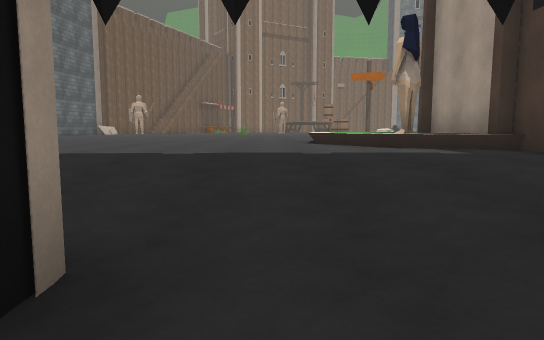
view 1 (above)

21 first-person views from a walk through a Unity game level. The camera is 1.2 m above the floor, tilts 6° down and sees 70° across. The floor is counted in squares, 2 m on a side. Each view is taken from the middle of a square. On the plan, view 1 faces up. The plan holds only what a view shows up to about 11 squares ahead; the rest is blank. The place goes on beyond the plan. The player character is not drawn. Surface patterns are stand-ins for the level's own textures.

view 2
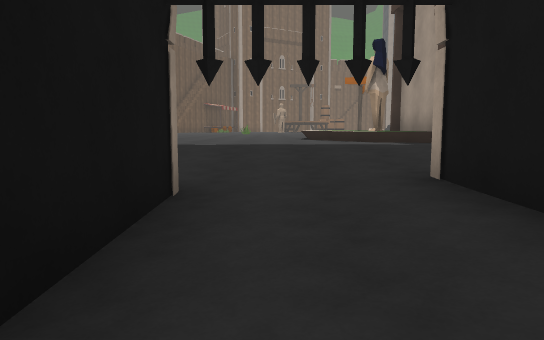

view 3
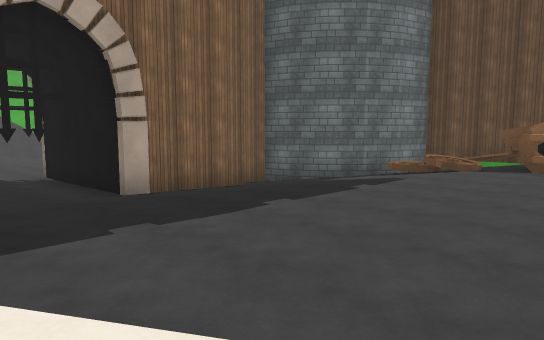

view 4
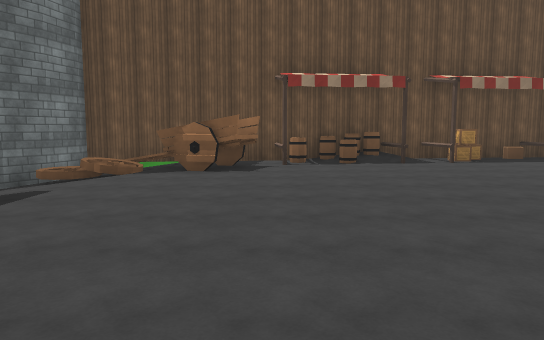

view 5
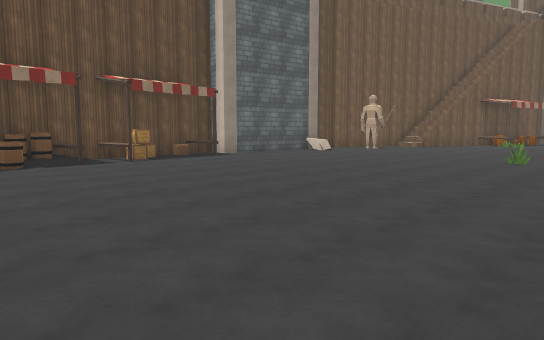

view 6
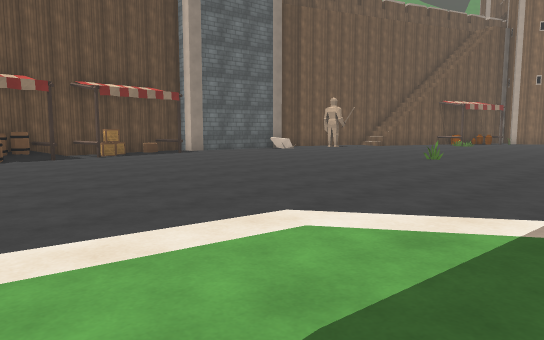

view 7
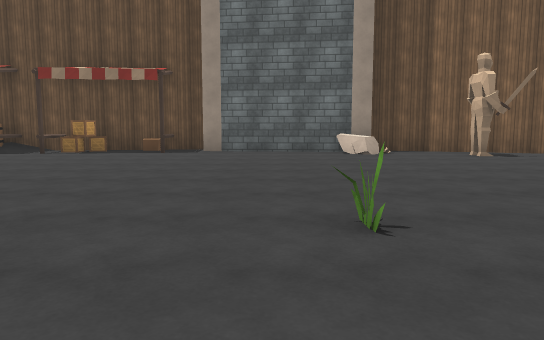

view 8
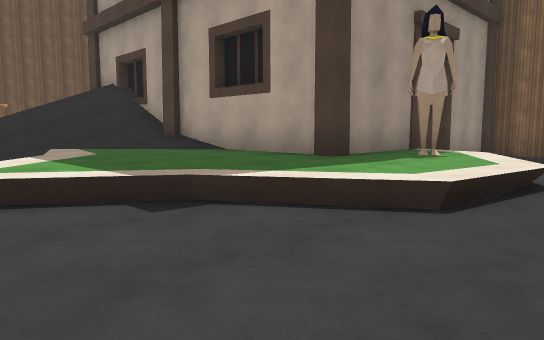

view 9
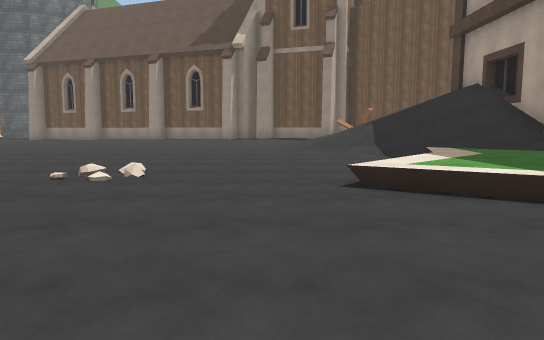

view 10
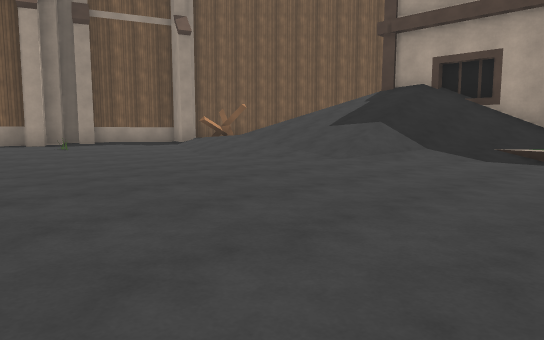

view 11
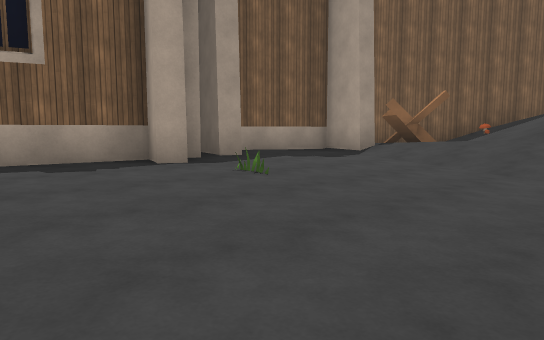

view 12
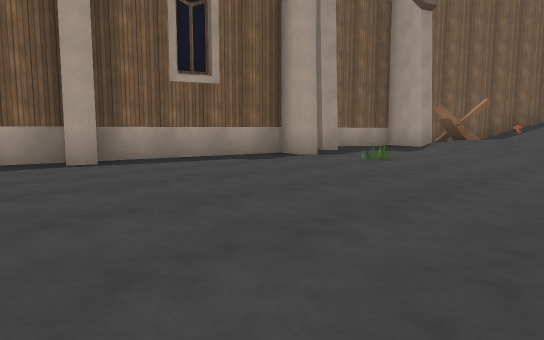

view 13
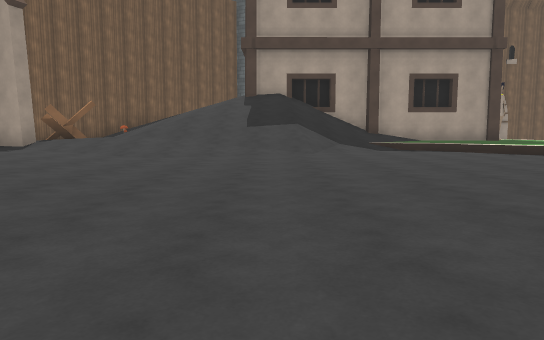

view 14
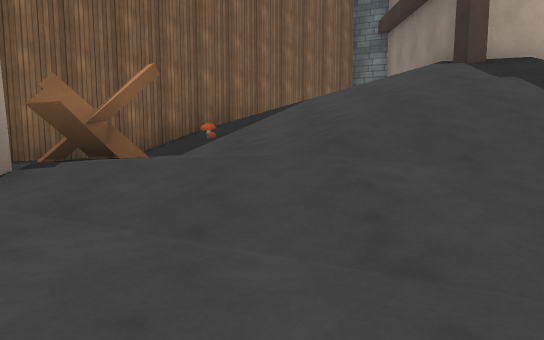

view 15
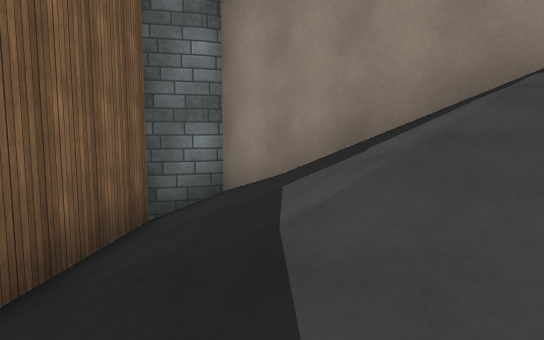

view 16
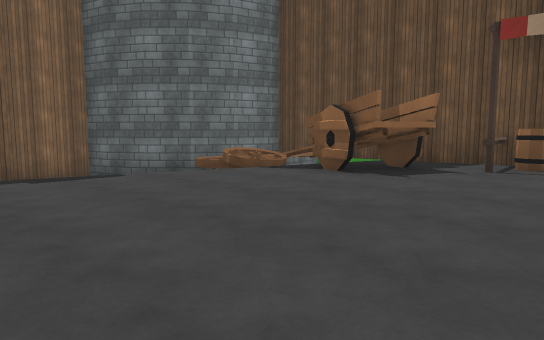

view 17
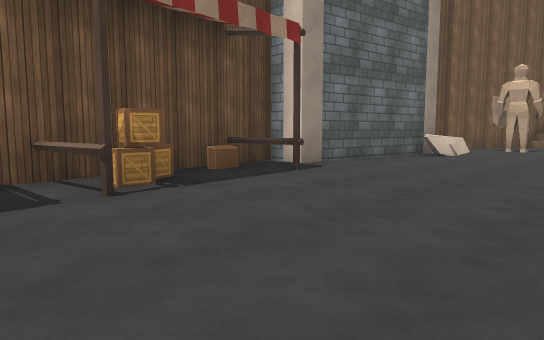

view 18
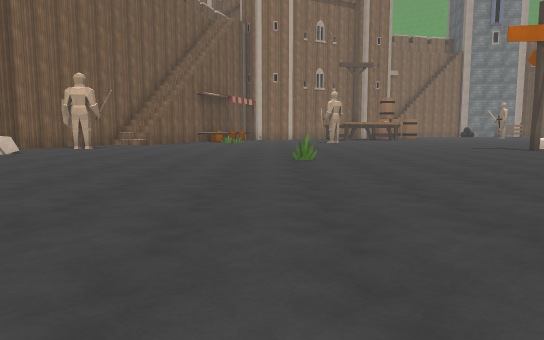

view 19
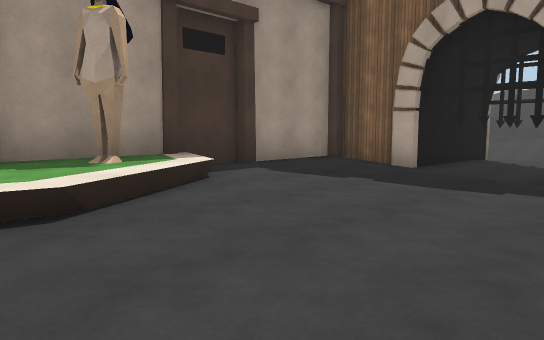

view 20
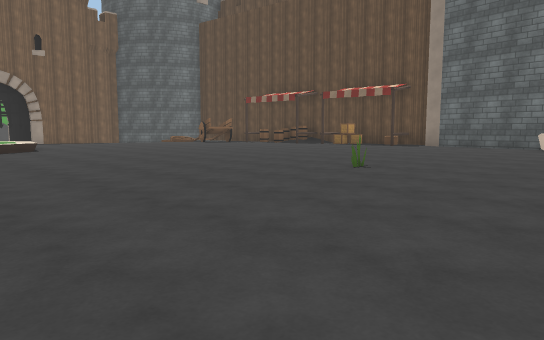

view 21
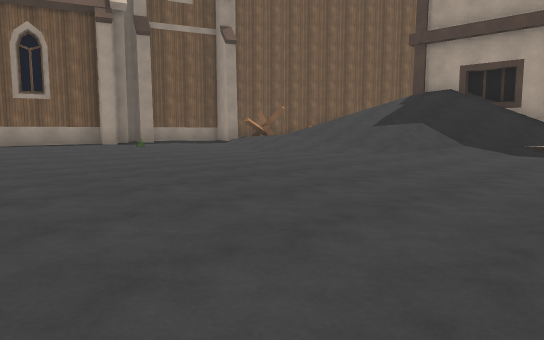

### Floor plan
Key: @ floor where view 1 was taken; # wall or solid block; . main floor; : floor 0.25 m higher than the main floor; - floor 0.25 m lower than the main floor; + floor 0.5 m higher than the main floor; _ floor 0.5 m lower than the main floor; * floor 0.75 m higher than the main floor; < floor 0.75 m lower than the main floor; % floor 1 m higher than the main floor; ( floor 1 m lower than the main floor; / step, stairs or slope; H house; W wheel; T tower; C chest; R crate; B barrel; A barricade; O other object.
Columns run from 11 left of view 1 to 21 right of it. Each row starts with its distance up from view 1.
 22  ##O............#     . .:::
 21  #O.................::...:::::::#
 20  ##O............ ...::...::::::##
 19   #.......O..... ...::...::::::#
 18   .................:::...::::::#
 17 ##.................::::...::::##
 16 #..................::::...::O##
 15  CO................::::...::::#
 14  #.................::::...::::##
 13  RR............/...::/:::::::::#
 12  #............/++/.::////***::##
 11  #B..........//+++/////////%A##
 10  #BB......../++++++*///////*AA#
  9  #B........./+++++*////////O*+#
  8  #OO......../++HHH###HH//////##
  7  ##OO........+H        /////##
  6   #OO......../+H       ////##
  5   #OW/.........H       ///##
  4   #_//.........       T//##
  3  ###___--......        ###
  2    ##<<____--..H
  1     ##((###_###
  0      #### #@-#
 -1           #__#
 -2           #__#
 -3           #__#

Where each view was taken, in squares from view 1:
view 1: 0 up, 0 right, facing up
view 2: 2 down, 0 right, facing up
view 3: 8 up, 2 right, facing down-left
view 4: 8 up, 1 right, facing left
view 5: 8 up, 1 right, facing up-left
view 6: 8 up, 3 right, facing up-left
view 7: 18 up, 1 right, facing left
view 8: 13 up, 0 right, facing down-right
view 9: 14 up, 0 right, facing right
view 10: 19 up, 6 right, facing down-right
view 11: 19 up, 13 right, facing down-right
view 12: 22 up, 13 right, facing down-right
view 13: 22 up, 11 right, facing down
view 14: 15 up, 15 right, facing down
view 15: 8 up, 15 right, facing down-left
view 16: 10 up, 2 left, facing down-left
view 17: 11 up, 5 left, facing up-left
view 18: 11 up, 2 left, facing up
view 19: 9 up, 2 left, facing down-right
view 20: 22 up, 4 right, facing down-left
view 21: 21 up, 6 right, facing down-right
